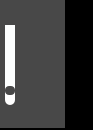
<?xml version="1.0" encoding="UTF-8"?>
<ui version="4.0">
 <class>sa_controlWidget_OccupiedXdBTable</class>
 <widget class="QWidget" name="sa_controlWidget_OccupiedXdBTable">
  <property name="geometry">
   <rect>
    <x>0</x>
    <y>0</y>
    <width>93</width>
    <height>130</height>
   </rect>
  </property>
  <property name="windowTitle">
   <string>Form</string>
  </property>
  <property name="styleSheet">
   <string notr="true">#widget
{
	border:2px;
	border-bottom-style:solid;
	border-bottom-color: black;
   background-color:rgba(72,72,72,1);
	border-right:30px solid black;
}
QPushButton
{
border-style:flat;
background-color:rgba(0,0,0,0);
background-image: url(:/sa/image/btn_close_normal.png);
}
QPushButton::pressed
{
background-image: url(:/sa/image/btn_close_click.png);
}

QSlider::groove:vertical {
        width: 10px;
        background: qlineargradient(x1: 0, y1: 0, x2: 0, y2: 1, stop: 0 rgb(255, 255, 255), stop: 1.0 rgb(255, 255, 255));
        border-radius:5px;
}
QSlider::handle:vertical {
        width: 8px;
        background: rgb(72, 72, 72);
        margin: -20px 0px 10px 0px;
        border-radius: 4px;
}
QSlider:sub-page {
background-color:  rgb(253, 255, 255);
}
/*******************indoor**********************/
#sa_controlWidget_OccupiedXdBTable[status=&quot;indoor&quot;] #widget
{
	border-bottom-color: black;
	border-right:30px solid black;
	background-color:rgba(72,72,72,1);
}
/*******************outdoor**********************/
#sa_controlWidget_OccupiedXdBTable[status=&quot;outdoor&quot;] #widget
{
	border-bottom-color: white;
	border-right:30px solid white;
	background-color:rgba(112,112,112,1);
}
/*******************night**********************/
#sa_controlWidget_OccupiedXdBTable[status=&quot;night&quot;] #widget
{
	border-bottom-color: rgb(52,8,12);
	border-right:30px solid black;
	background-color:rgba(251,219,167,1);
}</string>
  </property>
  <widget class="QWidget" name="widget" native="true">
   <property name="geometry">
    <rect>
     <x>0</x>
     <y>0</y>
     <width>95</width>
     <height>130</height>
    </rect>
   </property>
   <widget class="QSlider" name="verticalSlider">
    <property name="geometry">
     <rect>
      <x>0</x>
      <y>25</y>
      <width>20</width>
      <height>80</height>
     </rect>
    </property>
    <property name="orientation">
     <enum>Qt::Vertical</enum>
    </property>
   </widget>
   <widget class="QPushButton" name="pushButton">
    <property name="geometry">
     <rect>
      <x>30</x>
      <y>55</y>
      <width>25</width>
      <height>25</height>
     </rect>
    </property>
    <property name="text">
     <string/>
    </property>
   </widget>
  </widget>
 </widget>
 <resources/>
 <connections/>
</ui>
